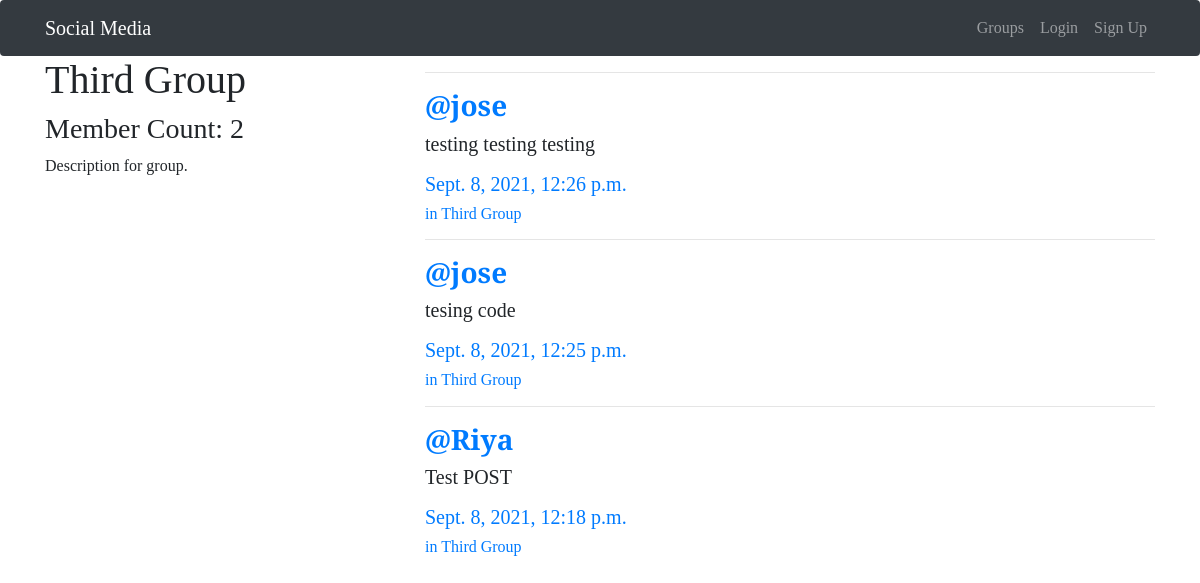
Screenshot of /groups/posts/in/third-group/ with the database file from the repository.
### groups/models.py (models this page shows, shortened)
class Group(models.Model):
    name = models.CharField(max_length=255, unique=True)
    slug = models.SlugField(allow_unicode=True, unique=True)
    discription = models.TextField(blank=True, default='')
    discription_html = models.TextField(editable=False, blank=True, default='')
    members = models.ManyToManyField(User, through='GroupMember')
    class Meta:
        ordering = ['name']

### posts/models.py (models this page shows, shortened)
class Post(models.Model):
    user = models.ForeignKey(User, related_name='posts', on_delete=models.CASCADE)
    group = models.ForeignKey(Group, related_name='posts', on_delete=models.CASCADE, null=True, blank=True)
    created_at = models.DateTimeField(auto_now=True)
    message = models.TextField()
    message_html = models.TextField(editable=False)
    class Meta:
        ordering = ['-created_at']
        unique_together = ['user', 'message']

### groups/views.py (the view)
# urls.py: path('posts/in/<slug>/', views.SingleGroup.as_view(), name='single'),
class SingleGroup(DetailView):
    model = Group

### groups/templates/groups/group_detail.html (shortened to what this page needs)
{% extends 'base.html' %}
{% block content %}
  <div class="row">
    <div class="col-md-4">
      <h1>{{ group.name }}</h1>
      <h3>Member Count: {{ group.members.count }}</h3>
      <p>{{ group.discription }}</p>
    </div>
    <div class="col-md-8">
      {% if group.posts.count == 0 %}
        <h2>No posts in this group yet!</h2>
      {% else %}
          {% for post in group.posts.all %}
            {% include "posts/_post.html" %}
          {% endfor %}
      {% endif %}
    </div>
  </div>
{% endblock %}

### posts/templates/posts/_post.html (shortened to what this page needs)
<div>
	<hr>
	<h3><strong><a href="{% url 'posts:for_user' username=post.user.username %}">@{{ post.user.username }}</a></strong></h3>
	<h5>{{ post.message_html|safe }}
		<time><a href="{% url 'posts:single' username=post.user.username pk=post.pk %}">{{ post.created_at }}</a></time>
	</h5>
	{% if post.group %}
		<h6><a href="{% url 'groups:single' slug=post.group.slug %}">in {{ post.group.name }}</a></h6>
	{% endif %}
</div>

### static/css/master.css (style rules this page uses)
body { font-family: 'Playfair Display', serif; }

### rows the page displays
Group: name "Third Group", members.count "2", discription "Description for group."
Post: user.username "jose", message_html "testing testing testing", created_at "Sept. 8, 2021, 12:26 p.m.", group.name "Third Group"
Post: user.username "jose", message_html "tesing code", created_at "Sept. 8, 2021, 12:25 p.m.", group.name "Third Group"
Post: user.username "Riya", message_html "Test POST", created_at "Sept. 8, 2021, 12:18 p.m.", group.name "Third Group"
